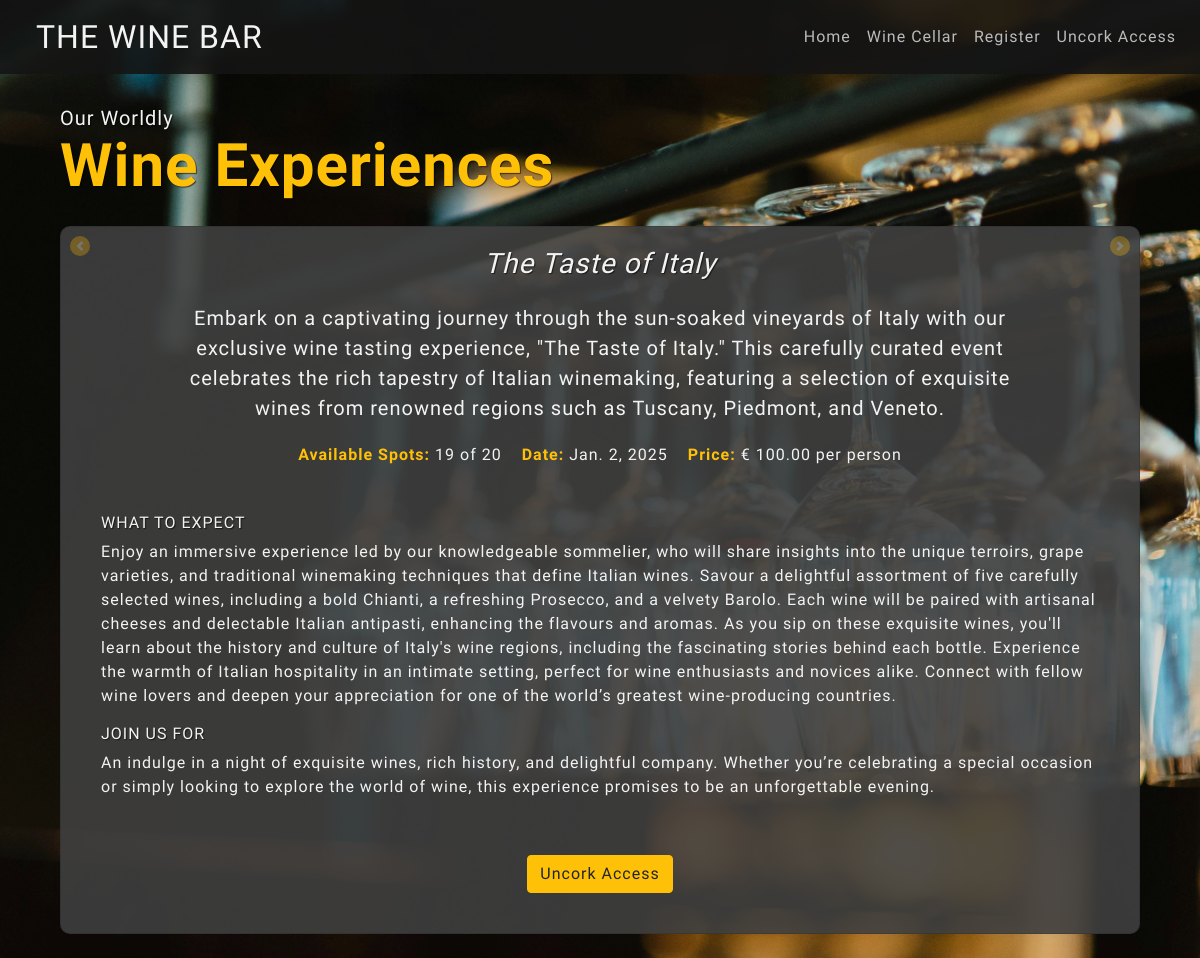
/wine_cellar/, run on the app's committed database.
### bookings/models.py (models this page shows, shortened)
class wineCellar(models.Model):
    title = models.CharField(max_length=255)
    description = models.TextField()
    price = models.DecimalField(max_digits=10, decimal_places=2)
    date = models.DateField()
    available_spots = models.PositiveIntegerField()
    total_spots = models.PositiveIntegerField()
    what_to_expect = models.TextField()
    join_us_for = models.TextField()

### bookings/views.py (the view)
# urls.py: path("", views.wine_list, name="wine_cellar"),  # Main page of wine list
def wine_list(request):
    wines = wineCellar.objects.all()
    return render(request, "bookings/wine_cellar.html", {"wines": wines})

### bookings/templates/bookings/wine_cellar.html (shortened to what this page needs)
{% extends "layout.html" %}
{% block content %}
  <div class="container mt-4">
    <h1 class="mb-4">
      Our Worldly
      <br>
      <strong>Wine Experiences</strong>
    </h1>
    <div id="wineCarousel"
         class="carousel slide"
         data-ride="carousel"
         data-interval="false">
      <div class="carousel-inner">
        {% for wine in wines %}
          <div class="carousel-item {% if forloop.first %}active{% endif %}">
            <div class="card">
              <div class="card-body">
                <h5 class="card-title">{{ wine.title }}</h5>
                <p class="card-text">{{ wine.description }}</p>
                <div id="info">
                  <p>
                    <strong>Available Spots:</strong> {{ wine.available_spots }} of {{ wine.total_spots }}
                  </p>
                  <p>
                    <strong>Date:</strong> {{ wine.date }}
                  </p>
                  <p>
                    <strong>Price:</strong> € {{ wine.price }} per person
                  </p>
                </div>
                <div class="about_tasting">
                  <h6>What to Expect</h6>
                  <p>{{ wine.what_to_expect }}</p>
                  <h6>Join Us For</h6>
                  <p>{{ wine.join_us_for }}</p>
                </div>
                {% if user.is_authenticated %}
                  <button type="button"
                          class="btn btn-warning"
                          data-toggle="modal"
                          data-target="#bookingModal"
                          data-wine-id="{{ wine.id }}">Book Now</button>
                {% else %}
                  <a href="{% url 'bookings:register' %}" class="btn btn-warning">Uncork Access</a>
                {% endif %}
              </div>
            </div>
          </div>
        {% endfor %}
      </div>
      <a class="carousel-control-prev"
         href="#wineCarousel"
         role="button"
         data-slide="prev">
        <span class="carousel-control-prev-icon" aria-hidden="true"></span>
      </a>
      <a class="carousel-control-next"
         href="#wineCarousel"
         role="button"
         data-slide="next">
        <span class="carousel-control-next-icon" aria-hidden="true"></span>
      </a>
    </div>
  </div>
{% endblock content %}

### static/css/styles.css (style rules this page uses)
:root { --text-color: rgb(243, 243, 243); --text-color2: rgb(187, 187, 187); --text-color3: rgb(56, 56, 56); --bg-color: rgba(71, 71, 71, 0.9); --bg-color2: rgba(21, 21, 21, 0.9); --all-tsh: 1px 1px 1px rgba(0, 0, 0, 0.6); }
body { font-family: 'Della Respira', serif; letter-spacing: 1px; background-image: url('/media/empty_glasses.jpg'); background-size: cover; background-repeat: no-repeat; background-attachment: fixed; background-position: center; color: aliceblue; }
body::after { content: ''; position: fixed; top: 0; left: 0; width: 100%; height: 100%; background-color: rgba(41, 41, 41, 0.1); z-index: 1; }
body * { position: relative; z-index: 2; }
.mb-4 { margin-top: 2rem; margin-bottom: 1.5rem !important; color: var(--text-color); font-size: 1.25rem; text-shadow: var(--all-tsh); }
.mb-4 strong { color: #ffc107; font-size: 3.75rem; }
.carousel-control-next, .carousel-control-prev { z-index: 4; width: 10%; opacity: 0.3; color: var(--text-color); background-color: #ffb600; height: 20px; width: 20px; border-radius: 50%; padding: 5px; margin: 10px; }
.card { border-radius: 10px; color: var(--text-color); background-color: rgba(64, 64, 64, 0.9); height: 100%; }
.card-body { display: flex; flex-direction: column; justify-content: space-evenly; align-items: center; height: 100%; }
.card-title { font-size: 1.75rem; text-align: center; font-style: italic; text-shadow: var(--all-tsh); }
.card-text { font-size: 1.25rem; max-width: 80%; margin: 10px auto; text-align: center; }
#info { margin: 0 auto; display: flex; }
#info p { padding: 10px; font-size: 1rem; text-align: center; }
#info strong { color: #ffc107; }
.about_tasting { margin: 20px; }
.about_tasting h6 { font-size: 1rem; text-transform: uppercase; text-shadow: 1px 1px 1px rgba(0, 0, 0, 0.6); }
.btn-warning, .btn-primary { display: flex; justify-content: center; margin: 20px auto; max-width: 40%; }

### data on the page
wineCellar: title "The Taste of Italy", description "Embark on a captivating journey through the sun-soaked vineyards of Italy with our exclusive wine tasting experience, \"The Taste of Italy.\" This carefully curated event celebrates the rich tapestry of Italian winemaking, featuring a selection of exquisite wines from renowned regions such as Tuscany, Piedmont, and Veneto.", available_spots "19", total_spots "20", date "Jan. 2, 2025", price "100.00", what_to_expect "Enjoy an immersive experience led by our knowledgeable sommelier, who will share insights into the unique terroirs, grape varieties, and traditional winemaking techniques that define Italian wines. Savour a delightful assortment of five carefully selected wines, including a bold Chianti, a refreshing Prosecco, and a velvety Barolo. Each wine will be paired with artisanal cheeses and delectable Italian antipasti, enhancing the flavours and aromas. As you sip on these exquisite wines, you'll learn about the history and culture of Italy's wine regions, including the fascinating stories behind each bottle. Experience the warmth of Italian hospitality in an intimate setting, perfect for wine…", join_us_for "An indulge in a night of exquisite wines, rich history, and delightful company. Whether you’re celebrating a special occasion or simply looking to explore the world of wine, this experience promises to be an unforgettable evening."
